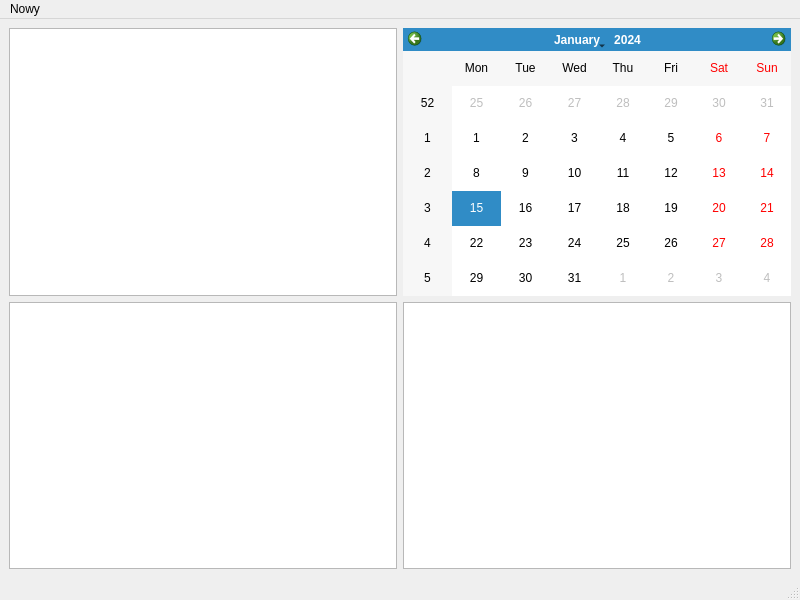
<?xml version="1.0" encoding="UTF-8"?>
<ui version="4.0">
 <class>MainWindow</class>
 <widget class="QMainWindow" name="MainWindow">
  <property name="geometry">
   <rect>
    <x>0</x>
    <y>0</y>
    <width>800</width>
    <height>600</height>
   </rect>
  </property>
  <property name="windowTitle">
   <string>MainWindow</string>
  </property>
  <widget class="QWidget" name="centralwidget">
   <layout class="QGridLayout" name="gridLayout">
    <item row="1" column="0">
     <widget class="QListView" name="listViewPoints"/>
    </item>
    <item row="0" column="1">
     <widget class="QCalendarWidget" name="calendarWidget"/>
    </item>
    <item row="1" column="1">
     <widget class="QListView" name="listViewPlans"/>
    </item>
    <item row="0" column="0">
     <widget class="QListWidget" name="listWidgetNotes"/>
    </item>
   </layout>
  </widget>
  <widget class="QMenuBar" name="menubar">
   <property name="geometry">
    <rect>
     <x>0</x>
     <y>0</y>
     <width>800</width>
     <height>20</height>
    </rect>
   </property>
   <widget class="QMenu" name="menuMenu">
    <property name="title">
     <string>Nowy</string>
    </property>
    <addaction name="actionNotatka"/>
    <addaction name="actionPlan"/>
    <addaction name="actionLista"/>
   </widget>
   <addaction name="menuMenu"/>
  </widget>
  <widget class="QStatusBar" name="statusbar"/>
  <action name="actionNotatka">
   <property name="text">
    <string>Notatka</string>
   </property>
  </action>
  <action name="actionPlan">
   <property name="text">
    <string>Plan</string>
   </property>
  </action>
  <action name="actionLista">
   <property name="text">
    <string>Lista</string>
   </property>
  </action>
 </widget>
 <resources/>
 <connections/>
</ui>
